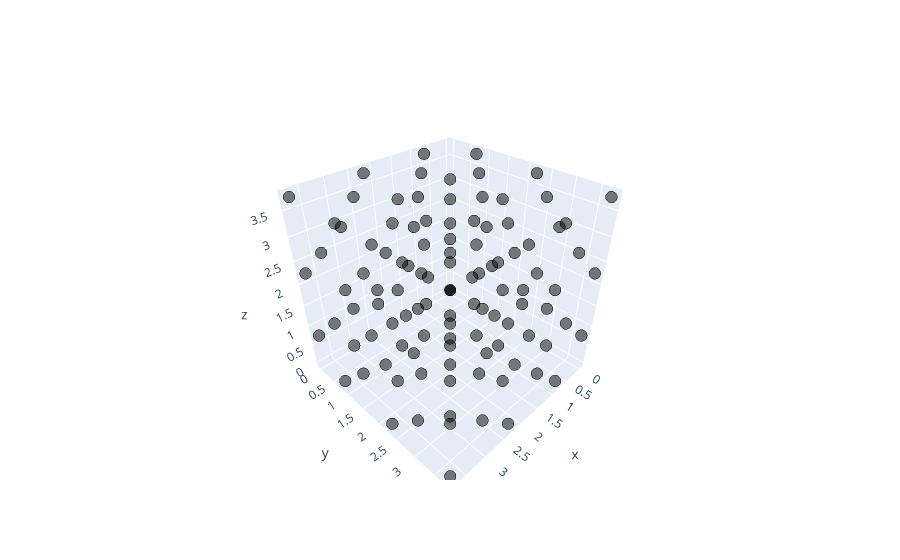

Notebook cell for this chart:
### Code cell
step = 0
latt_x = b[:,0]
latt_y = b[:,1]
latt_z = b[:,2]
trace = go.Scatter3d(x = latt_x, y = latt_y, z=latt_z, mode = 'markers',
                    marker = dict(size = 4, color = 'rgba(0, 0, 0, .5)',
                    line = dict(width = 2, color = 'rgb(0, 0, 0)')),
)

iplot([trace], show_link=False)
